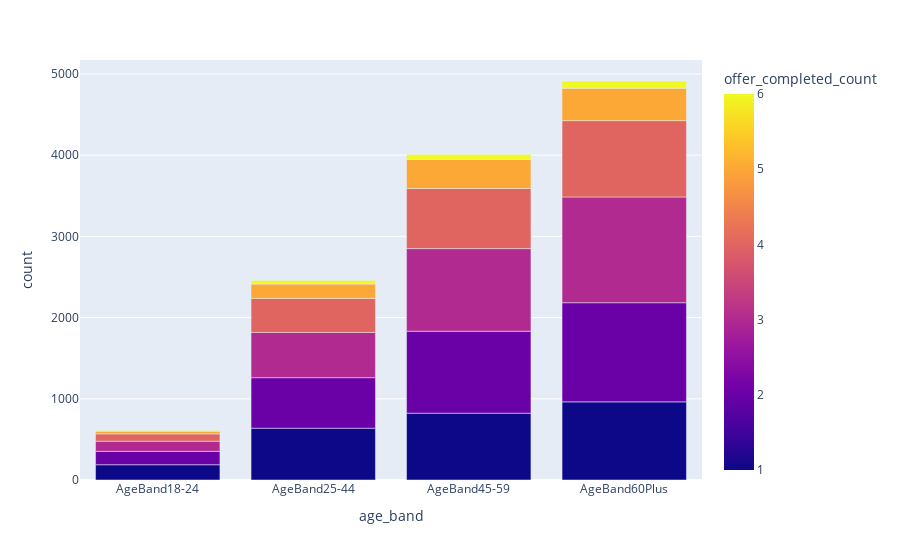

The cell this chart's notebook holds for it:
### Code cell
fig = px.bar(df_agg.groupby(['offer_completed_count','age_band'])['offer_completed_count'].size().to_frame('count').reset_index(),
             x="age_band", y="count", color="offer_completed_count")
fig.show()

### Figure 1 — Plotly figure (JSON) as saved in the notebook; plotly's stock layout.template omitted (floating-point values rounded to 4 significant figures)
{"data": [{"alignmentgroup": "True", "hovertemplate": "age_band=%{x}<br>count=%{y}<br>offer_completed_count=%{marker.color}<extra></extra>", "legendgroup": "", "marker": {"color": [1, 1, 1, 1, 2, 2, 2, 2, 3, 3, 3, 3, 4, 4, 4, 4, 5, 5, 5, 5, 6, 6, 6, 6], "coloraxis": "coloraxis", "pattern": {"shape": ""}}, "name": "", "offsetgroup": "", "orientation": "v", "showlegend": false, "textposition": "auto", "type": "bar", "x": ["AgeBand18-24", "AgeBand25-44", "AgeBand45-59", "AgeBand60Plus", "AgeBand18-24", "AgeBand25-44", "AgeBand45-59", "AgeBand60Plus", "AgeBand18-24", "AgeBand25-44", "AgeBand45-59", "AgeBand60Plus", "AgeBand18-24", "AgeBand25-44", "AgeBand45-59", "AgeBand60Plus", "AgeBand18-24", "AgeBand25-44", "AgeBand45-59", "AgeBand60Plus", "AgeBand18-24", "AgeBand25-44", "AgeBand45-59", "AgeBand60Plus"], "xaxis": "x", "y": [188, 638, 823, 962, 165, 622, 1009, 1221, 125, 557, 1017, 1302, 90, 419, 740, 940, 33, 177, 358, 400, 8, 42, 62, 88], "yaxis": "y"}], "layout": {"autosize": true, "barmode": "relative", "coloraxis": {"colorbar": {"title": {"text": "offer_completed_count"}}, "colorscale": [[0, "#0d0887"], [0.1111, "#46039f"], [0.2222, "#7201a8"], [0.3333, "#9c179e"], [0.4444, "#bd3786"], [0.5556, "#d8576b"], [0.6667, "#ed7953"], [0.7778, "#fb9f3a"], [0.8889, "#fdca26"], [1, "#f0f921"]]}, "legend": {"tracegroupgap": 0}, "margin": {"t": 60}, "xaxis": {"anchor": "y", "autorange": true, "domain": [0, 1], "range": [-0.5, 3.5], "title": {"text": "age_band"}, "type": "category"}, "yaxis": {"anchor": "x", "autorange": true, "domain": [0, 1], "range": [0, 5172.0], "title": {"text": "count"}, "type": "linear"}}}
